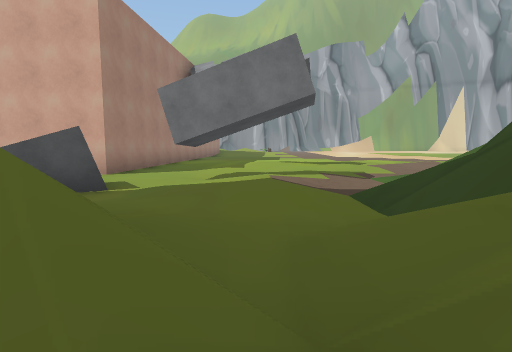
[1] (above)

20 first-person views from a walk through a Unity game level. The camera is 1.2 m above the floor, tilts 6° down and sees 80° across. The floor is counted in squares, 2 m on a side. Each view is taken from the middle of a square. On the plan, view 1 faces up. The plan holds only what a view shows up to about 9 squares ahead; the rest is blank. The place goes on beyond the plan. The player character is not drawn. Some animated figures are left out.

[2]
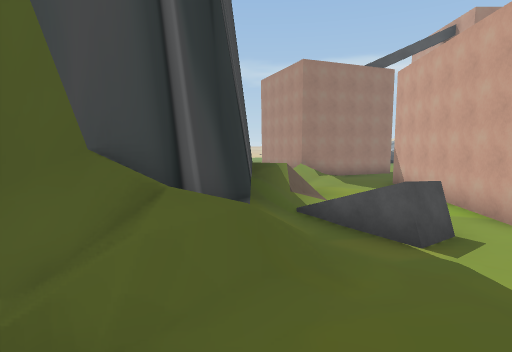

[3]
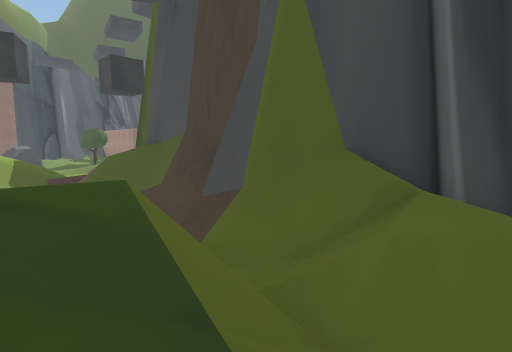

[4]
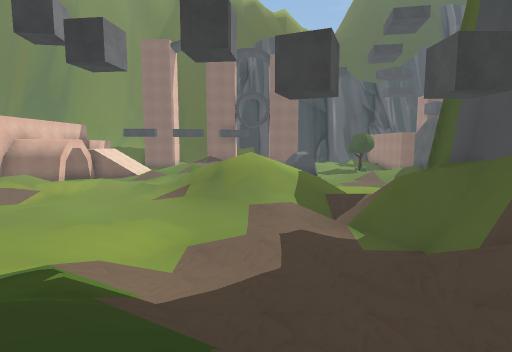

[5]
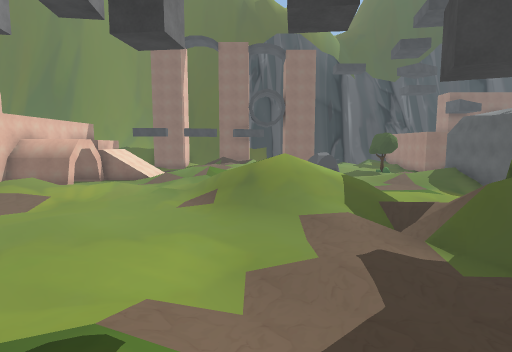

[6]
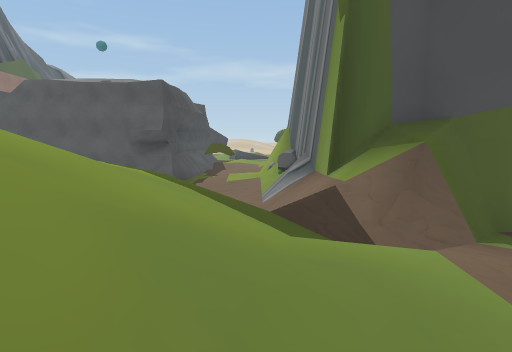

[7]
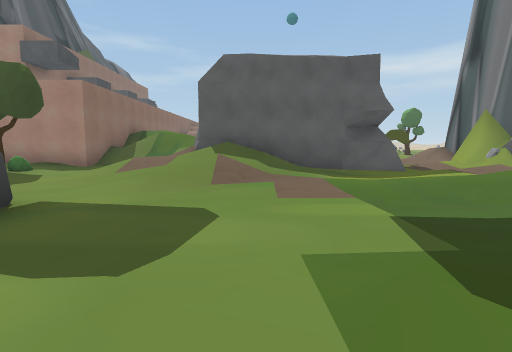

[8]
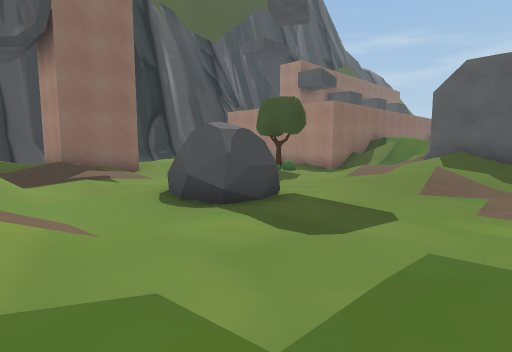

[9]
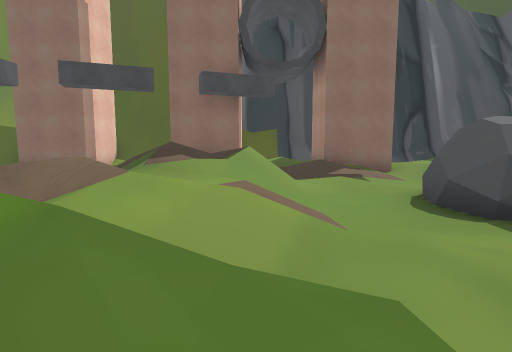

[10]
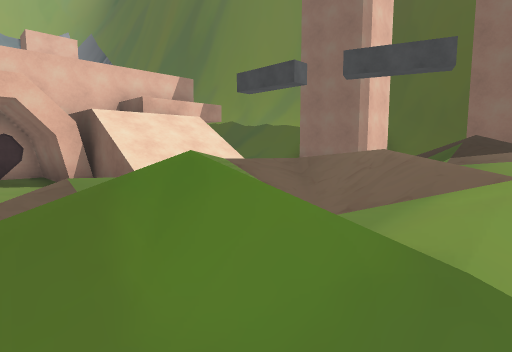

[11]
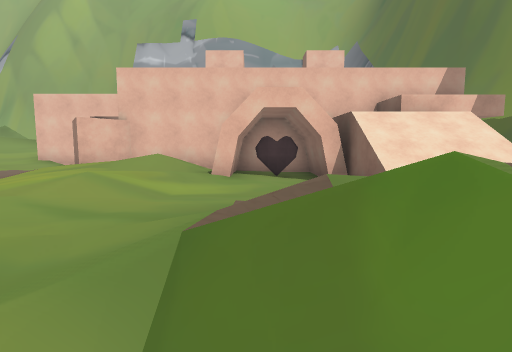

[12]
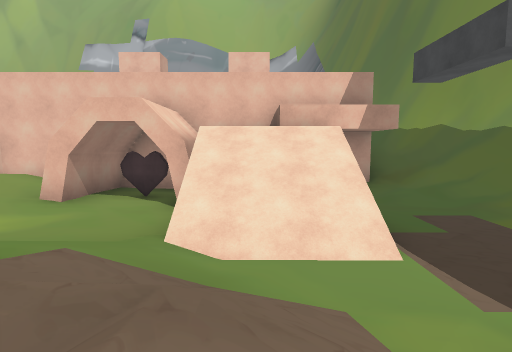

[13]
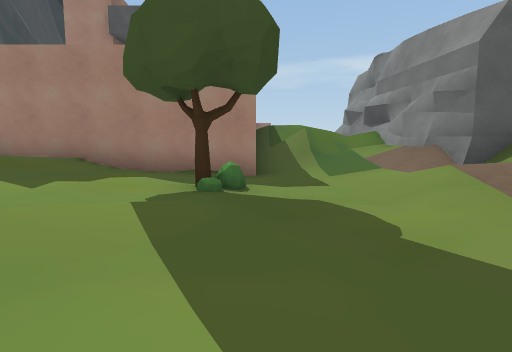

[14]
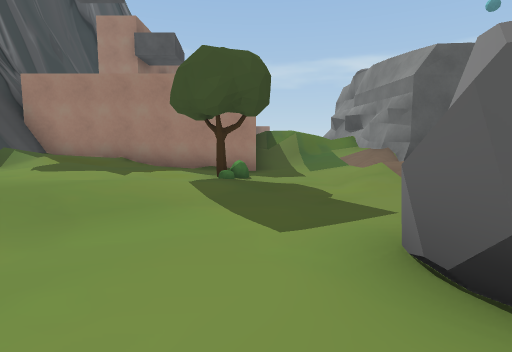

[15]
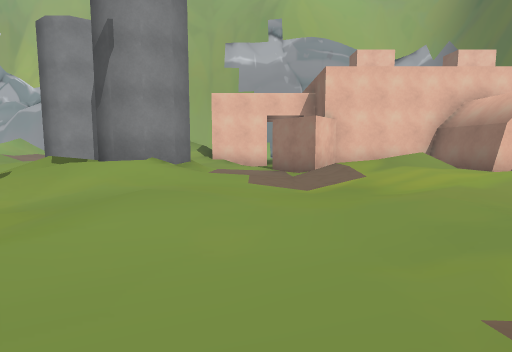

[16]
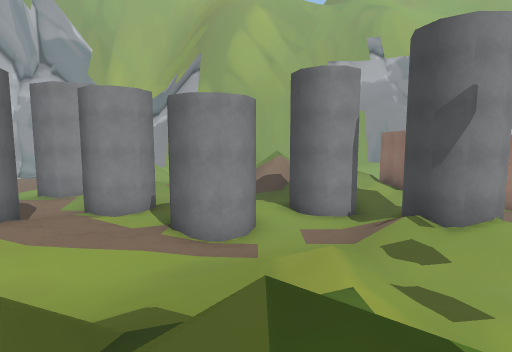

[17]
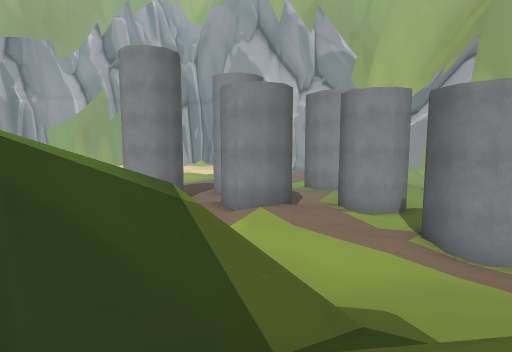

[18]
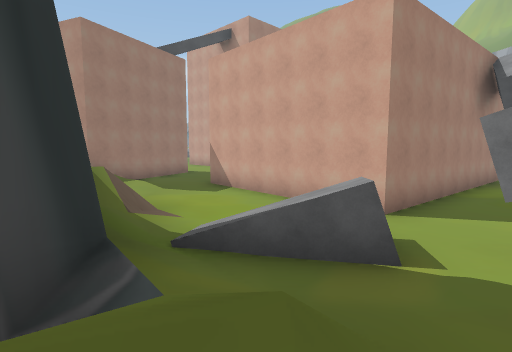

[19]
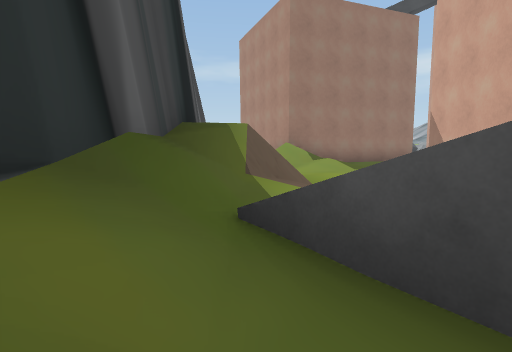

[20]
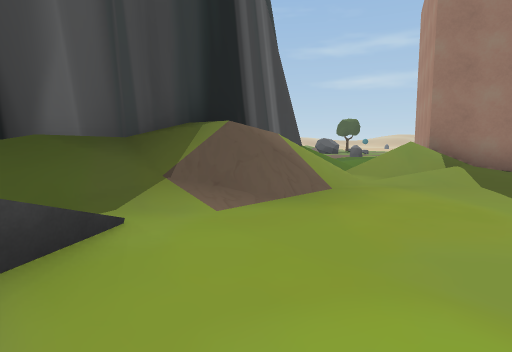

### Floor plan
Key: @ floor where view 1 was taken; # wall or solid block; . main floor; : floor 0.25 m higher than the main floor; + floor 0.5 m higher than the main floor; * floor 0.75 m higher than the main floor; % floor 1 m higher than the main floor; & floor 1.25 m higher than the main floor; / step, stairs or slope; = window, fence, low wall or low ledge; ^ raised ledge; R rock; B bush; T tree; H heart; O other object.
Columns run from 10 left of view 1 to 14 right of it. Each row starts with its distance up from view 1.
 12        #.
 11        #.
 10        #.
  9        #.......:
  8        #........
  7  #######.......
  6 .........#....     /#
  5 :......#=#:..:    +/# ..
  4 /.....==#.:..=    +%*+:#
  3 /.//=//.....==    ++++.#
  2 /######///../    .:++...
  1 ##    ##/////    .:::#:
  0        ##=@ /  ///:..#
 -1         ##= //// //...:+
 -2         ##////////&....#
 -3         #//+:////:.....#
 -4         ##/:..::.:.+//./
 -5         ##.:+..::..*###.
 -6     R   ##=++:::.::*##
 -7    #O####////+:::+::+:..
 -8    #/.....////::.:.::...
 -9    ...../+/////:.:..:.##
-10     ...:/+ /////++:+++ #
-11      ..../       :+++* #
-12     #......     :+/++//#
-13     #:......:/ /+:..:###
-14     #+/.......//+/.....#
-15 #####///.....////*/...H#
-16 //////+:.....///&/://###
-17 ///:://..RR../*///.//  #
-18 ///......RR../%/+..// ^#
-19    #.B......./%//..... #
-20    #.T.:...:://// .....##
-21    #:::+/.:/+ %/   ..///=
-22    #:++++###+ ##  ###//##
-23    #*+++   #+     #   ###

Positions as (right, up) in squares from view 1, and headings:
1: (0, 0), facing up
2: (2, 2), facing left
3: (2, 2), facing down-left
4: (2, 0), facing down
5: (3, -1), facing down
6: (3, -8), facing left
7: (2, -14), facing left
8: (3, -13), facing down-left
9: (3, -13), facing down
10: (4, -14), facing down-right
11: (4, -14), facing right
12: (5, -17), facing right
13: (-1, -19), facing left
14: (1, -19), facing left
15: (4, -8), facing right
16: (4, -1), facing right
17: (4, -1), facing up-right
18: (-1, 1), facing up-left
19: (-2, 3), facing left
20: (-4, 6), facing down-left
